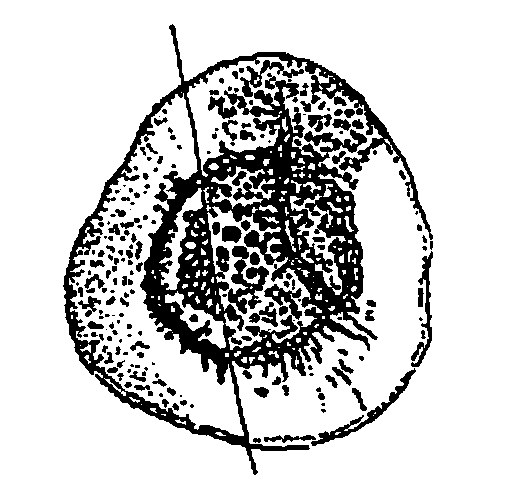
#> input picture spore_photos/Aequitriradites.jpg, 526 x 490 px
$ python paint.py ../../spore_photos/Aequitriradites.jpg out.png
#> lines starting #> are read from the running program, lines starting #| are printed output that depends on the picture
"""Turn the rendered base into a painting: layered brush strokes that follow the image's own contours
(after Hertzmann 1998), on a lightly textured paper, then a gentle wash. Usage: paint.py base.png out.jpg"""
import sys, math, random
import numpy as np
from PIL import Image, ImageDraw, ImageFilter
from scipy import ndimage as nd
random.seed(4); rng=np.random.default_rng(4)
src=Image.open(sys.argv[1]).convert('RGB'); Wd,Hd=src.size
#> further down, src is the input picture: PIL image 526x490 RGB; min 0, max 255, mean 206.2
#> after `Wd, Hd = src.size`: Wd = 526; Hd = 490
ref_full=np.asarray(src).astype(float)
canvas=Image.new('RGB',(Wd,Hd),(244,238,224))
lum=lambda a: a[...,0]*.3+a[...,1]*.59+a[...,2]*.11
def strokes(R, thresh, maxlen, grid, alpha):
#> called with R = 12, thresh = 0, maxlen = 6, grid = 10, alpha = 235
    ref=nd.gaussian_filter(ref_full,(R*.5,R*.5,0))
    L=lum(ref); gx=nd.sobel(L,1); gy=nd.sobel(L,0); gx=nd.gaussian_filter(gx,R*.5); gy=nd.gaussian_filter(gy,R*.5)
    cur=np.asarray(canvas).astype(float)
    diff=np.sqrt(((cur-ref)**2).sum(2))
    layer=Image.new('RGBA',(Wd,Hd),(0,0,0,0)); d=ImageDraw.Draw(layer)
#> after `layer = Image.new('RGBA', (Wd, Hd), (0, 0, 0, 0))`: layer: PIL image 526x490 RGBA; every value is 0
    pts=[]
    for y in range(0,Hd,grid):
        for x in range(0,Wd,grid):
            y0,x0=y+random.randint(0,grid-1),x+random.randint(0,grid-1)
            if y0>=Hd or x0>=Wd: continue
            if diff[max(0,y0-grid):y0+grid,max(0,x0-grid):x0+grid].mean()>thresh: pts.append((x0,y0))
    random.shuffle(pts)
    for (x0,y0) in pts:
        c=ref[y0,x0]; col=tuple(int(np.clip(v+rng.normal(0,4),0,255)) for v in c)
        path=[(x0,y0)]; x,y=float(x0),float(y0); ldx,ldy=0,0
        for i in range(maxlen):
            xi,yi=int(min(Wd-1,max(0,x))),int(min(Hd-1,max(0,y)))
            if i>1 and np.abs(ref[yi,xi]-c).sum()>60: break
            g1,g2=gx[yi,xi],gy[yi,xi]
            if math.hypot(g1,g2)<1e-3: dx,dy=(ldx,ldy) if (ldx or ldy) else (1,0.15)
            else: dx,dy=-g2,g1
            if ldx*dx+ldy*dy<0: dx,dy=-dx,-dy
            n=math.hypot(dx,dy) or 1; dx,dy=dx/n,dy/n
            if ldx or ldy: dx,dy=.6*dx+.4*ldx,.6*dy+.4*ldy; n=math.hypot(dx,dy) or 1; dx,dy=dx/n,dy/n
            x+=dx*R; y+=dy*R; path.append((x,y)); ldx,ldy=dx,dy
        w=max(1,int(R*1.6))
        d.line(path,fill=col+(alpha,),width=w,joint='curve')
        for (px,py) in (path[0],path[-1]): d.ellipse((px-w/2,py-w/2,px+w/2,py+w/2),fill=col+(alpha,))
#> this loop made 2576 passes
#> (c, col) on passes 1 to 3: ([187.7, 187.7, 187.7], (185, 187, 194)), ([102.2, 102.2, 102.2], (104, 95, 102)), ([55.89, 55.89, 55.89], (53, 56, 49))
    canvas.paste(Image.alpha_composite(canvas.convert('RGBA'),layer).convert('RGB'))
strokes(12, 0,  6, 10, 235)
strokes(6, 9,  8, 5, 230)
#> call 2 of strokes, with R = 6, thresh = 9, maxlen = 8, grid = 5, alpha = 230
#> in strokes (call 2), `diff=np.sqrt(((cur-ref)**2).sum(2))`:
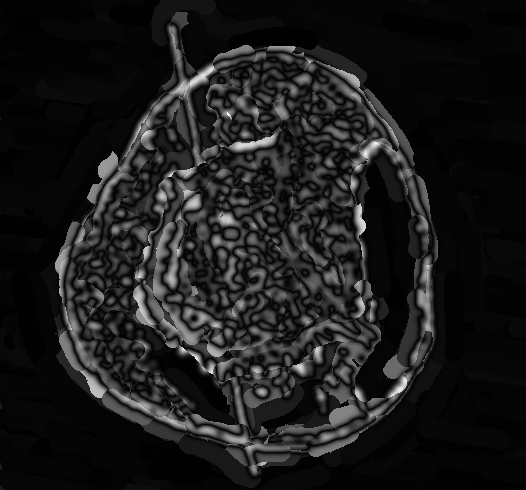
#> diff: shape (490, 526) float64; min 0.0189, max 337.7, mean 37; drawn with min black and max white
#> after the loop in strokes (call 2), `for y in range(0,Hd,grid):`: pts = 5809 pairs, first value 0 to 525, second value 0 to 489
#> the loop in strokes (call 2), `for (x0,y0) in pts:` made 5809 passes
#> (x0, y0) on passes 29 to 31: (515, 385), (0, 469), (369, 465)
strokes(3, 12,  6, 3, 225)
#> call 3 of strokes, with R = 3, thresh = 12, maxlen = 6, grid = 3, alpha = 225
#> in strokes (call 3), `diff=np.sqrt(((cur-ref)**2).sum(2))`:
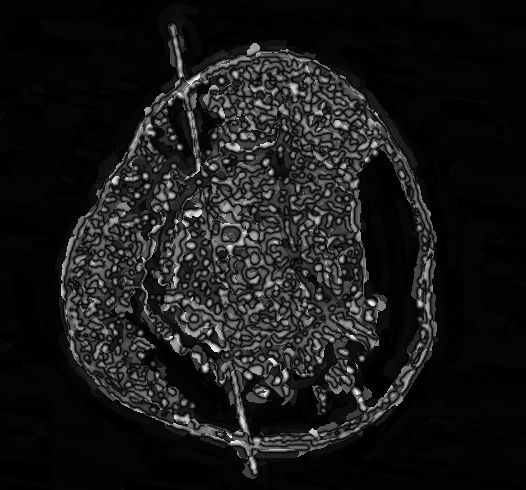
#> diff: shape (490, 526) float64; min 0, max 417.2, mean 42.5; drawn with min black and max white
#> the loop in strokes (call 3), `for (x0,y0) in pts:` made 12664 passes
#> (x0, y0) on passes 1 to 3: (83, 284), (236, 150), (162, 149)
strokes(1.6, 26, 4, 2, 220)
#> call 4 of strokes, with R = 1.6, thresh = 26, maxlen = 4, grid = 2, alpha = 220
#> in strokes (call 4), `gy = nd.sobel(L, 0)`:
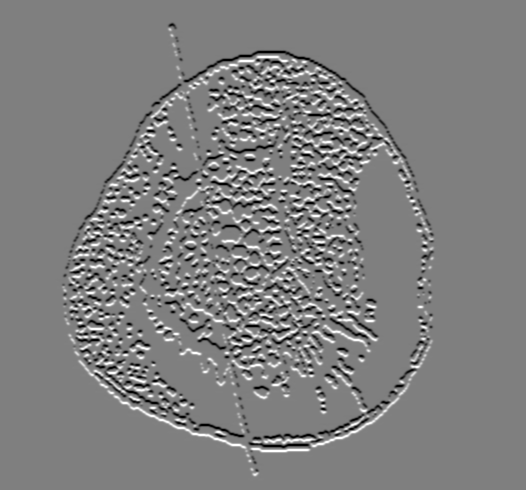
#> gy: shape (490, 526) float64; min -741.4, max 741.3, mean 0; drawn with min black and max white
#> in strokes (call 4), `diff=np.sqrt(((cur-ref)**2).sum(2))`:
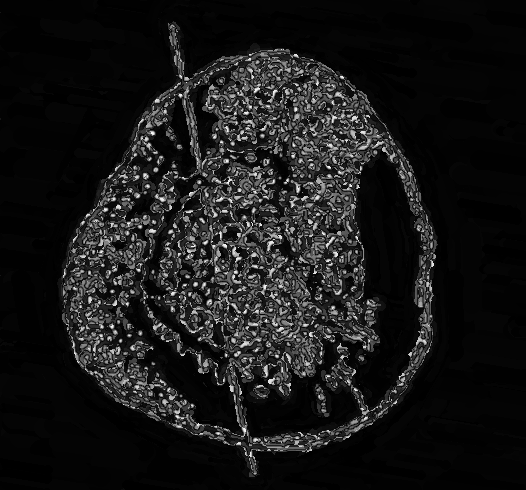
#> diff: shape (490, 526) float64; min 1.97e-13, max 424.4, mean 40.9; drawn with min black and max white
#> the loop in strokes (call 4), `for (x0,y0) in pts:` made 22713 passes
#> (x0, y0) on passes 1 to 3: (351, 311), (115, 179), (85, 268)
out=np.asarray(canvas).astype(float)
# keep the faces and the vehicles a little crisper: blend some of the base back where detail is fine
edges=nd.gaussian_filter(np.abs(nd.sobel(lum(ref_full),0))+np.abs(nd.sobel(lum(ref_full),1)),2)
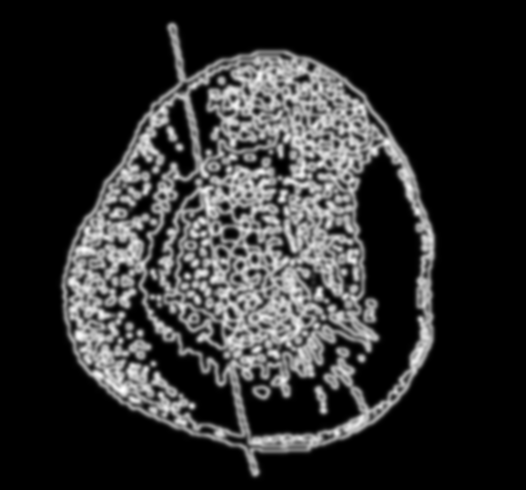
#> edges: shape (490, 526) float64; min 0, max 936.7, mean 171.8; drawn with min black and max white
m=np.clip(edges/edges.max()*3,0,1)[...,None]*0.22
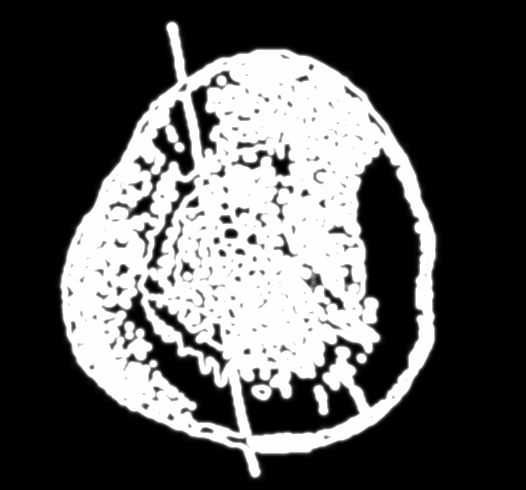
#> m: shape (490, 526, 1) float64; min 0, max 0.22, mean 0.0748; drawn with min black and max white
out=out*(1-m)+ref_full*m
# paper grain and a slight warm wash
paper=nd.gaussian_filter(rng.normal(0,1,(Hd,Wd)),1.2); paper=(paper/paper.std())*3.5
out=out+paper[...,None]
out=out*np.array([1.01,1.0,.97])
yy,xx=np.mgrid[0:Hd,0:Wd]; v=1-0.10*(((xx-Wd/2)/(Wd/2))**2+((yy-Hd*.45)/(Hd*.7))**2); out=out*v[...,None]
#> after `out = out * v[..., None]`:
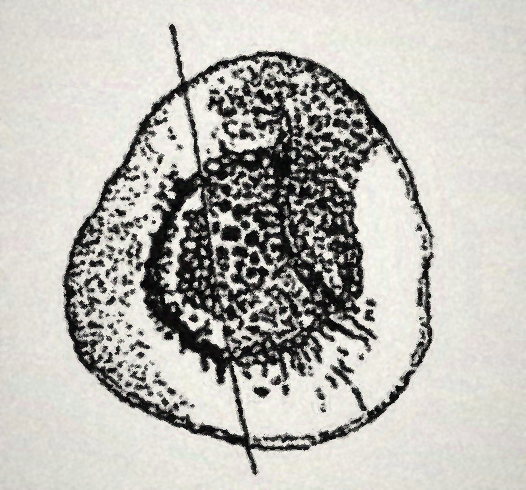
#> out: shape (490, 526, 3) float64; mean R, G, B 194.1, 192.2, 186.3; drawn with min black and max white
Image.fromarray(np.clip(out,0,255).astype(np.uint8)).save(sys.argv[2],quality=92)

$ run again, on spore_photos/Ambitisporites.jpg
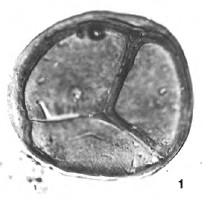
#> input picture spore_photos/Ambitisporites.jpg, 203 x 201 px
#> src is the input picture: PIL image 203x201 RGB; min 20, max 255, mean 179
#> layer: PIL image 203x201 RGBA; every value is 0
#> the loop in strokes, `for (x0,y0) in pts:` made 408 passes
#> (c, col) on passes 1 to 3: ([130, 130, 130], (127, 129, 136)), ([87.46, 87.46, 87.46], (90, 80, 87)), ([248.5, 248.5, 248.5], (246, 249, 242))
#> the loop in strokes (call 2), `for (x0,y0) in pts:` made 1507 passes
#> (x0, y0) on passes 29 to 31: (98, 120), (146, 140), (112, 56)
#> in strokes (call 4), `diff=np.sqrt(((cur-ref)**2).sum(2))`:
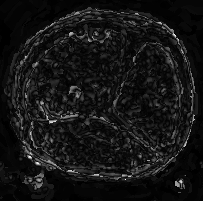
#> diff: shape (201, 203) float64; min 1.97e-13, max 253.8, mean 21.3
#> the loop in strokes (call 4), `for (x0,y0) in pts:` made 3054 passes
#> (x0, y0) on passes 1 to 3: (45, 60), (67, 110), (176, 78)
#> `Image.fromarray(np.clip(out,0,255).astype(np.uint8)).save(sys.argv[2],..`:
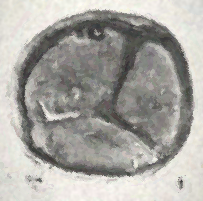
#> saved as out.png: PIL image 203x201 RGB; mean R, G, B 168.9, 167.1, 162

$ run again, on spore_photos/Anapiculatisporites.jpg
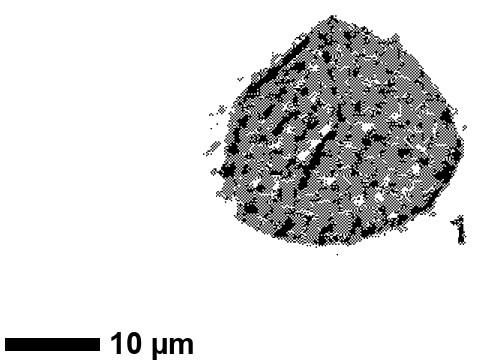
#> input picture spore_photos/Anapiculatisporites.jpg, 480 x 360 px
#> src is the input picture: PIL image 480x360 RGB; min 0, max 255, mean 218.1
#> layer: PIL image 480x360 RGBA; every value is 0
#> the loop in strokes, `for (x0,y0) in pts:` made 1728 passes
#> (c, col) on passes 1 to 3: ([255, 255, 255], (252, 254, 255)), ([255, 255, 255], (255, 248, 254)), ([124.3, 124.3, 124.3], (121, 124, 117))
#> the loop in strokes (call 2), `for (x0,y0) in pts:` made 2962 passes
#> (x0, y0) on passes 29 to 31: (309, 103), (424, 264), (354, 247)
#> in strokes (call 4), `diff=np.sqrt(((cur-ref)**2).sum(2))`:
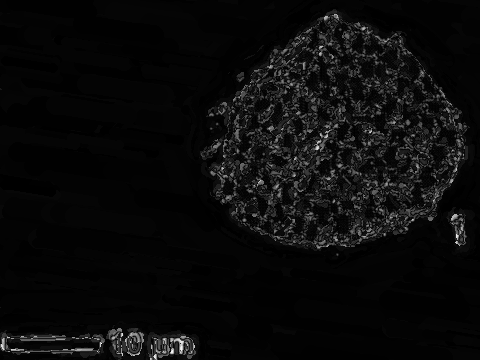
#> diff: shape (360, 480) float64; min 1.97e-13, max 398.5, mean 18; drawn with min black and max white
#> the loop in strokes (call 4), `for (x0,y0) in pts:` made 9411 passes
#> (x0, y0) on passes 1 to 3: (117, 354), (412, 99), (83, 352)
#> `out = out * v[..., None]`:
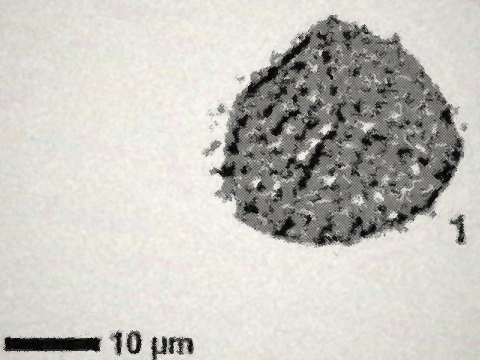
#> out: shape (360, 480, 3) float64; mean R, G, B 206.9, 204.6, 198.1; drawn with min black and max white
